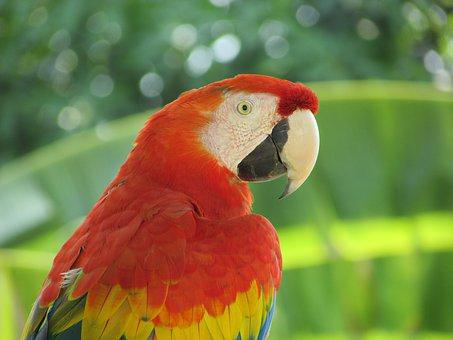
#> input picture classes/Point-Ops-and-Histograms/images/parrot.png, 453 x 340 px, found by its file name
$ jupyter execute linear-smoothing.ipynb   (shell and % lines are left out)
#> lines starting #> are read from the running program, lines starting #| are printed output that depends on the picture; long printed decimals are rounded
# Image Filtering: Spatial Methods

[cell 1]

import numpy as np

import matplotlib.image as img
import matplotlib.pyplot as plt

from skimage import io
from skimage.util import img_as_float32 as img_as_float

from scipy.ndimage import convolve

[cell 2]
def print_imginfo(I):
    print(type(I))
    print(I.shape, I.dtype)
    print('Data range:', np.min(I), 'to', np.max(I))

[cell 3]
def show_imghist(I):
    fig, ax = plt.subplots(1, 2, figsize=(10,3))

    ax[0].imshow(I, cmap='gray', vmin=0.0, vmax=1.0)
    ax[0].set_axis_off()

    ax[1].hist(I.ravel(), lw=0, bins=256, range=(0.01,0.99));
    ax[1].set_xlim(0.0,1)
    ax[1].set_yticks([])

[cell 4]
I1 = io.imread("../../images/parrot.png", as_gray=True)
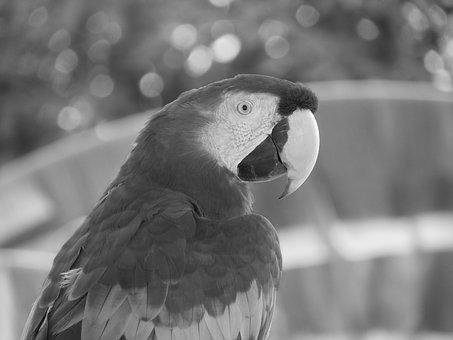
#> I1: shape (340, 453) float64; min 0.00364, max 0.995, mean 0.473
#I1 = io.imread("../../images/cars.jpg", as_gray=True)
I1 = img_as_float(I1)

print_imginfo(I1)
#| <class 'numpy.ndarray'>
#| (340, 453) float32
#| Data range: 0.003639 to 0.9949
show_imghist(I1)
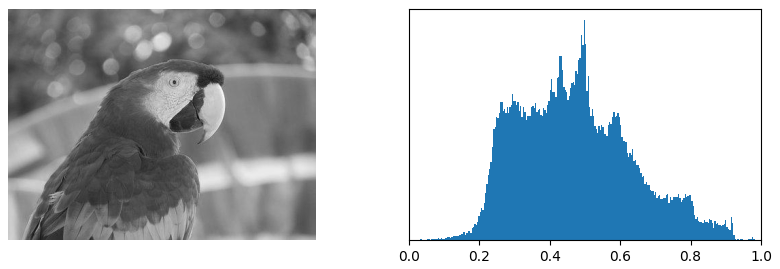
#> figure drawn by matplotlib, 2 panels

## Linear Filter:  Blurring Kernels

[cell 5]
def box_kernel(N, M=None):
    if M == None:
        M = N

    h = np.ones((N,M))
    h /= h.sum()

    return h

def gaussian_kernel(sigma=1.0, truncate=3.0):
    N = np.int32(np.ceil(truncate*sigma))

    u, v = np.mgrid[-N:N+1,-N:N+1]

    h = np.exp(-0.5*(u**2+v**2)/(sigma**2))
    h /= h.sum()

    return h

## Linear Filter: Image Smoothing

[cell 6]
# mode: reflect  (d c b a | a b c d | d c b a)
# mode: constant (k k k k | a b c d | k k k k) -- (cval=k)
# mode: nearest  (a a a a | a b c d | d d d d)
# mode: mirror     (d c b | a b c d | c b a)
# mode: wrap     (a b c d | a b c d | a b c d)

mode = 'reflect'
sigma = 1.0

h1 = box_kernel(7)
I2 = convolve(I1, h1, mode=mode)

h2 = gaussian_kernel(sigma=sigma, truncate=3)
I3 = convolve(I1, h2, mode=mode)

print('Gaussian kernel:')
print(np.around(h2,2),'\n')

print_imginfo(I2)
#| <class 'numpy.ndarray'>
#| (340, 453) float32
#| Data range: 0.1296 to 0.9203
print('')
print_imginfo(I3)
#| <class 'numpy.ndarray'>
#| (340, 453) float32
#| Data range: 0.1047 to 0.936

show_imghist(I2)
show_imghist(I3)

## Linear Filter: Separable Kernel

[cell 7]
from scipy import signal

N = 2*np.int32(np.ceil(3*sigma))+1
h = signal.windows.gaussian(N, sigma)
h /= np.sum(h)

I4 = convolve(I1, h.reshape((1,N)), mode=mode)
I4 = convolve(I4, h.reshape((N,1)), mode=mode)
I4 = img_as_float(I4)

print_imginfo(I4)
#| <class 'numpy.ndarray'>
#| (340, 453) float32
#| Data range: 0.1047 to 0.936
show_imghist(I4)

## Linear Filter: Unsharp Masking

[cell 8]
alpha = 1.2
I5 = alpha*I1 + alpha*(I1-I4)
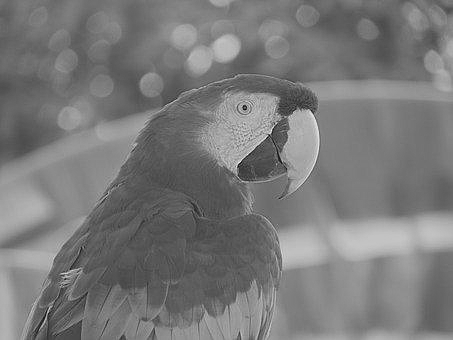
#> I5: shape (340, 453) float32; min -0.316, max 1.53, mean 0.568; drawn with min black and max white
I5 = np.clip(I5, 0, 1)
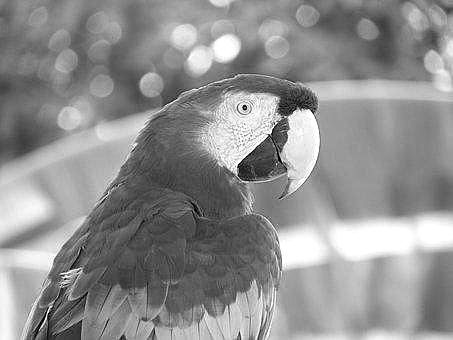
#> I5: shape (340, 453) float32; min 0, max 1, mean 0.566

print_imginfo(I1)
#| <class 'numpy.ndarray'>
#| (340, 453) float32
#| Data range: 0.003639 to 0.9949
print('')
print_imginfo(I5)
#| <class 'numpy.ndarray'>
#| (340, 453) float32
#| Data range: 0.0 to 1.0

show_imghist(I1)
show_imghist(I5)
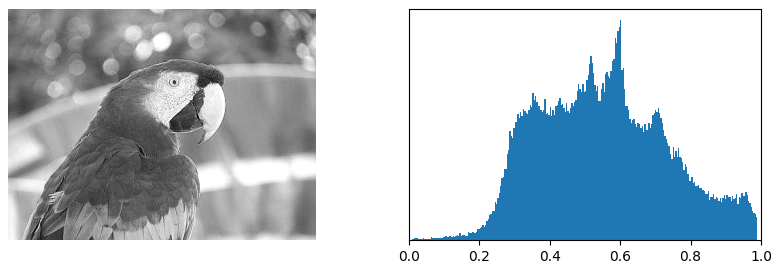
#> figure drawn by matplotlib, 2 panels

$ run again, with classes/Spatial-Filtering-and-Smoothing/images/cars.jpg saved as classes/Point-Ops-and-Histograms/images/parrot.png
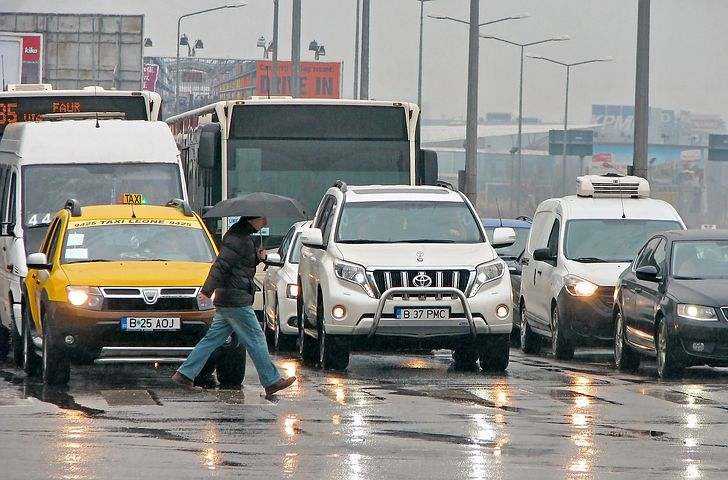
#> input picture classes/Spatial-Filtering-and-Smoothing/images/cars.jpg, 728 x 480 px, found by its file name
#| <class 'numpy.ndarray'>
#| (480, 728) float32
#| Data range: 0.0 to 1.0
#| <class 'numpy.ndarray'>
#| (480, 728) float32
#| Data range: 0.02975 to 0.9918
#| <class 'numpy.ndarray'>
#| (480, 728) float32
#| Data range: 0.01939 to 0.9941
#| <class 'numpy.ndarray'>
#| (480, 728) float32
#| Data range: 0.01939 to 0.9941
#> `I5 = np.clip(I5, 0, 1)`:
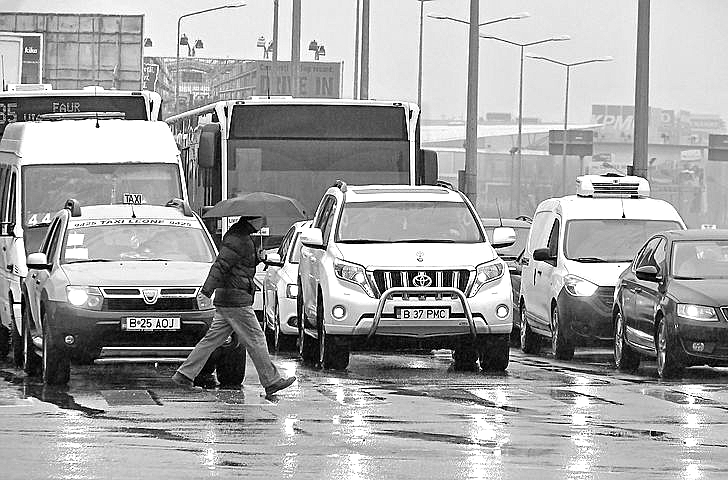
#> I5: shape (480, 728) float32; min 0, max 1, mean 0.642
#| <class 'numpy.ndarray'>
#| (480, 728) float32
#| Data range: 0.0 to 1.0
#| <class 'numpy.ndarray'>
#| (480, 728) float32
#| Data range: 0.0 to 1.0
#> `[cell 8] alpha = 1.2 I5 = alpha*I1 + alpha*(I1-I4) I5 = np.clip(I5, 0,..`:
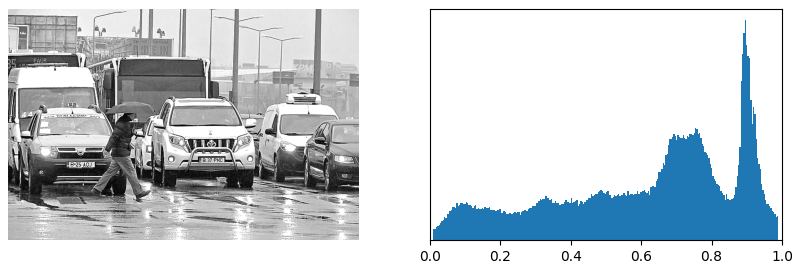
#> figure drawn by matplotlib, 2 panels

$ run again, with classes/Point-Ops-and-Histograms/images/goal1.png copied over classes/Point-Ops-and-Histograms/images/parrot.png
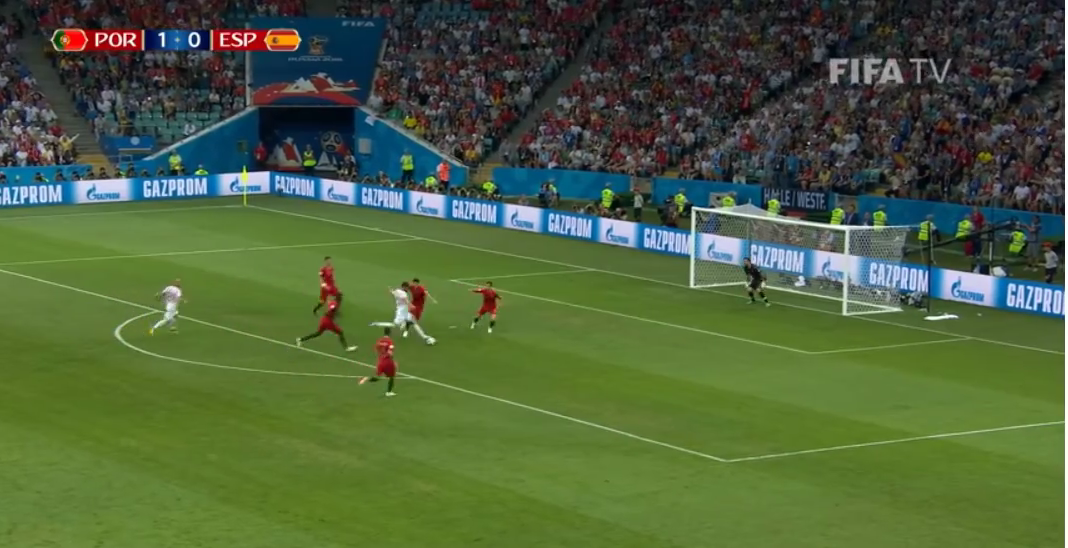
#> input picture classes/Point-Ops-and-Histograms/images/goal1.png, 1068 x 548 px, found by its file name
#| <class 'numpy.ndarray'>
#| (548, 1068) float32
#| Data range: 0.0 to 1.0
#| <class 'numpy.ndarray'>
#| (548, 1068) float32
#| Data range: 0.01747 to 0.9645
#| <class 'numpy.ndarray'>
#| (548, 1068) float32
#| Data range: 0.01169 to 0.9965
#| <class 'numpy.ndarray'>
#| (548, 1068) float32
#| Data range: 0.01169 to 0.9965
#> `I5 = np.clip(I5, 0, 1)`:
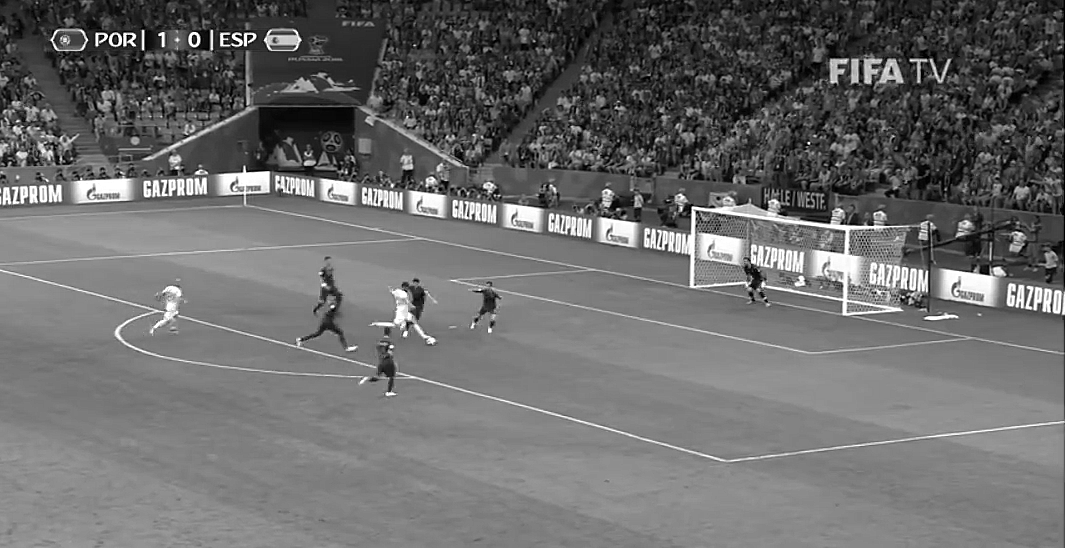
#> I5: shape (548, 1068) float32; min 0, max 1, mean 0.426
#| <class 'numpy.ndarray'>
#| (548, 1068) float32
#| Data range: 0.0 to 1.0
#| <class 'numpy.ndarray'>
#| (548, 1068) float32
#| Data range: 0.0 to 1.0
#> `[cell 8] alpha = 1.2 I5 = alpha*I1 + alpha*(I1-I4) I5 = np.clip(I5, 0,..`:
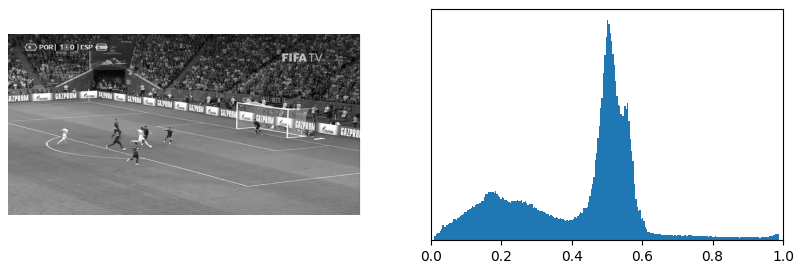
#> figure drawn by matplotlib, 2 panels
